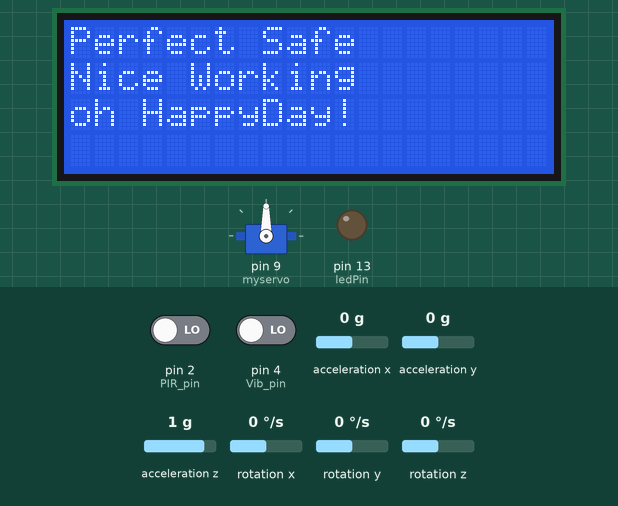
A sketch run on a simulated Arduino Uno, built with avr-gcc and run on an emulated ATmega328P. On the bench: 20×4 character LCD, servo, output pins drawn as LEDs (lit = HIGH). Wiring (inferred from the names in the program): MPU-6050 motion sensor at I2C address 0x68. Inputs (shaded band) come from the test bench; at power-on: pin 2 (PIR_pin) LOW, pin 4 (Vib_pin) LOW, acceleration x 0 g, acceleration y 0 g, acceleration z 1 g, rotation x 0 °/s, rotation y 0 °/s, rotation z 0 °/s. What the sketch prints to the serial monitor is not drawn.

Above: at 0.2 s.
At 4.3 s:
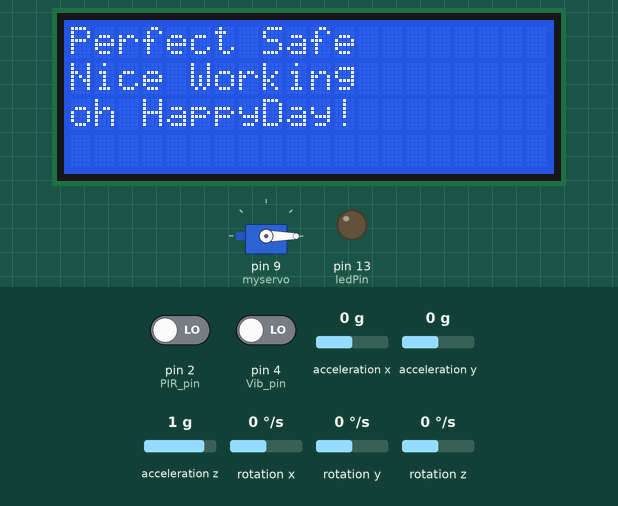
Timing chart, 0 to 130.0 s (numbered marks = the images above):
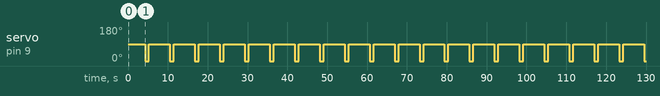

Measured:
- by itself, servo on pin 9 (myservo): alternates 90° for 5.3 s and 0° for 1.0 s

The sketch:

sketch_All.ino
```cpp
#include <Wire.h>
#include <LiquidCrystal_I2C.h> // LCD
#include <Servo.h> // Moter

LiquidCrystal_I2C lcd(0x27, 20, 4);

// Gyro
const int MPU_addr = 0x68; // I2C address of the MPU-6050
int16_t AcX, AcY, AcZ, Tmp, GyX, GyY, GyZ;

// Moter
Servo myservo;

// PIR
int PIR_pin = 2;

// Vibration
int ledPin = 13; //안씀
int Vib_pin = 4;


void setup()
{
  Serial.begin(9600);

  // LCD
  lcd.begin();
  lcd.backlight();
  // Gyro
  Wire.begin();
  Wire.beginTransmission(MPU_addr);
  Wire.write(0x6B);  // PWR_MGMT_1 register
  Wire.write(0);     // set to zero (wakes up the MPU-6050)
  Wire.endTransmission(true);

  // Moter
  myservo.attach(9);

  // PIR
  pinMode(PIR_pin, INPUT);

  // Vibration
  pinMode(ledPin, OUTPUT);
  pinMode(Vib_pin, INPUT); //센서핀 입력


}


void loop()
{
  lcd.setCursor(0, 0);
  lcd.print("Perfect Safe");
  lcd.setCursor(0, 1);
  lcd.print("Nice Working");
  lcd.setCursor(0, 2);
  lcd.print("oh HappyDay!");


  PIR();
  Gyro();
  Vibration();
  Motor();

  Serial.println(" ");
  Serial.println(" ");
}


void Gyro() {
  Wire.beginTransmission(MPU_addr);
  Wire.write(0x3B);  // starting with register 0x3B (ACCEL_XOUT_H)
  Wire.endTransmission(false);
  Wire.requestFrom(MPU_addr, 14, true); // request a total of 14 registers
  AcX = Wire.read() << 8 | Wire.read(); // 0x3B (ACCEL_XOUT_H) & 0x3C (ACCEL_XOUT_L)
  AcY = Wire.read() << 8 | Wire.read(); // 0x3D (ACCEL_YOUT_H) & 0x3E (ACCEL_YOUT_L)
  AcZ = Wire.read() << 8 | Wire.read(); // 0x3F (ACCEL_ZOUT_H) & 0x40 (ACCEL_ZOUT_L)
  Tmp = Wire.read() << 8 | Wire.read(); // 0x41 (TEMP_OUT_H) & 0x42 (TEMP_OUT_L)
  GyX = Wire.read() << 8 | Wire.read(); // 0x43 (GYRO_XOUT_H) & 0x44 (GYRO_XOUT_L)
  GyY = Wire.read() << 8 | Wire.read(); // 0x45 (GYRO_YOUT_H) & 0x46 (GYRO_YOUT_L)
  GyZ = Wire.read() << 8 | Wire.read(); // 0x47 (GYRO_ZOUT_H) & 0x48 (GYRO_ZOUT_L)

  Serial.println("<<자이로센서 값>>");
  Serial.print("AcX = "); Serial.print(AcX);
  Serial.print(" | AcY = "); Serial.print(AcY);
  Serial.print(" | AcZ = "); Serial.print(AcZ);
  Serial.print(" | Tmp = "); Serial.print(Tmp / 340.00 + 36.53); //equation for temperature in degrees C from datasheet
  Serial.print(" | GyX = "); Serial.print(GyX);
  Serial.print(" | GyY = "); Serial.print(GyY);
  Serial.print(" | GyZ = "); Serial.println(GyZ);

  Serial.println("--------------------------------------------------------------");

  delay(1000);
}


void Motor() {

  Serial.println("<<서보 모터 값>>");
  myservo.write(0);  // myservo를 0도가 되도록 움직입니다.
  delay(1000);        // 1초동안 기다립니다.
  Serial.println("서보모터: 0도");
  myservo.write(90); // myservo를 90도가 되도록 움직입니다.
  delay(1000);        // 1초동안 기다립니다.
  Serial.println("서보모터: 90도");
  Serial.println("--------------------------------------------------------------");


}


void PIR() {

  Serial.println("<<PIR 값>>");

  // 적외선 인체감지 센서에서 값을 읽는다
  // 막으면 1 , 없으면 0
  int sensor = digitalRead(PIR_pin);

  if (sensor = 1 ) // 막혔을 시
  {
    Serial.print(sensor);
    Serial.println(" = Block");
  }
  else {
    Serial.print(sensor);
    Serial.println(" = Open");
  }

  Serial.println("--------------------------------------------------------------");
  delay(1000);
}


void Vibration() {
  Serial.println("<<진동 값>>");
  long measurement = TP_init();

  Serial.print("measurment(Vibration) = ");
  Serial.println(measurement);

  /*
    if (measurement > 1000) {
    digitalWrite(ledPin, HIGH);
    }
    else {
    digitalWrite(ledPin, LOW);
    }
  */

  Serial.println("--------------------------------------------------------------");
  delay(1000);
}

long TP_init() {
  delay(10);
  long measurement = pulseIn (Vib_pin, HIGH);
  return measurement;
}
```
